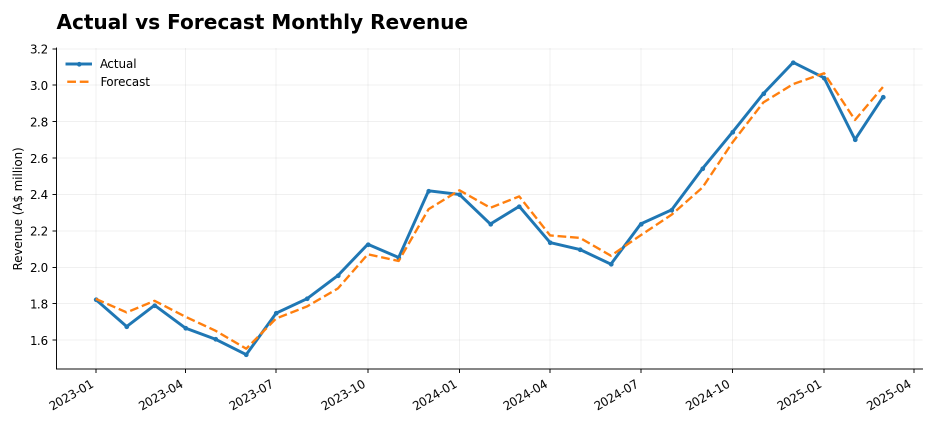
#> input picture XS Espresso Analytics/screenshots/actual_vs_forecast.png, 1870 x 850 px (shown at 1/2 size); its folder holds 7 pictures in this run
$ python build_company_operations_dashboard.py
#> lines starting #> are read from the running program, lines starting #| are printed output that depends on the picture
"""Render a static operations dashboard from the committed portfolio outputs."""
from pathlib import Path

from PIL import Image, ImageDraw, ImageFont, ImageOps

SCREENSHOTS = Path(__file__).resolve().parents[1] / "screenshots"
PAPER = "#fbf7ee"
WHITE = "#fffdf8"
INK = "#19283c"
BLUE = "#24599d"
MUTED = "#465770"
BORDER = "#7699c6"

canvas = Image.new("RGB", (1560, 1100), PAPER)
draw = ImageDraw.Draw(canvas)


def text(x, y, value, size, color=INK, bold=False, anchor="lt"):
    font = ImageFont.truetype("DejaVuSans-Bold.ttf" if bold else "DejaVuSans.ttf", size)
    draw.text((x, y), value, fill=color, font=font, anchor=anchor)


def box(x, y, width, height):
    draw.rounded_rectangle((x, y, x + width, y + height), radius=8, fill=WHITE,
                           outline=BORDER, width=2)


def tile(x, y, title, value, note, symbol, width=357, height=113):
    box(x, y, width, height)
    draw.ellipse((x + 16, y + 23, x + 79, y + 86), fill=BLUE)
    text(x + 47, y + 54, symbol, 25, WHITE, True, "mm")
    text(x + 94, y + 15, title, 16, MUTED, True)
    text(x + 94, y + 43, value, 34, INK, True)
    text(x + 94, y + 85, note, 15, MUTED)


def plot(filename, x, y, width, height):
    with Image.open(SCREENSHOTS / filename) as source:
        chart = ImageOps.contain(source.convert("RGB"), (width, height), Image.Resampling.LANCZOS)
    canvas.paste(chart, (x + (width - chart.width) // 2, y + (height - chart.height) // 2))


def panel(x, y, title):
    box(x, y, 480, 298)
    text(x + 16, y + 13, title, 19, INK, True)


draw.rectangle((38, 35, 103, 43), fill=BLUE)
text(38, 58, "XS ESPRESSO", 28, BLUE, True)
text(38, 99, "OPERATION DASHBOARD", 76, BLUE, True)
text(42, 188, "Network overview  /  Jan 2023–Mar 2025  /  Portfolio dataset", 20, MUTED)

# Rounded values from the committed Power BI revenue dashboard.
for i, metric in enumerate([
    ("NET REVENUE", "A$60.03M", "Network sales", "$"),
    ("GROSS PROFIT", "A$42.11M", "After cost of goods sold", "$"),
    ("OPERATING PROFIT", "A$8.27M", "As reported in Power BI", "↗"),
    ("LABOUR COST RATIO", "≈42%", "Labour cost / net revenue", "%"),
]):
    tile(38 + 375 * i, 231, *metric)

for x, title in [(38, "SALES VS FORECAST"), (540, "HOURLY CUSTOMER DEMAND"),
                 (1042, "MARGIN & COST MIX")]:
    panel(x, 364, title)
plot("actual_vs_forecast.png", 49, 411, 458, 224)
#> in plot, source is the input picture: PIL image 1870x850 RGBA; mean R, G, B, A 248.9, 249.1, 249.1, 255
plot("hour_weekday_heatmap.png", 551, 411, 458, 224)
#> call 2 of plot, with filename = 'hour_weekday_heatmap.png', x = 551, y = 411, width = 458, height = 224
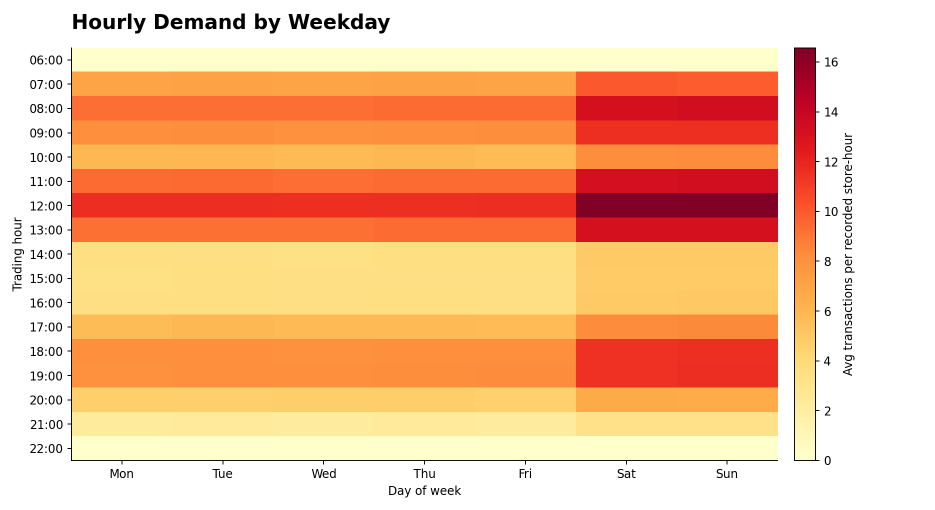
#> input picture XS Espresso Analytics/screenshots/hour_weekday_heatmap.png, 1870 x 1020 px (shown at 1/2 size)
#> in plot, source is the input picture: PIL image 1870x1020 RGBA; mean R, G, B, A 246.3, 190.2, 148.6, 255
#> in plot (call 2), `chart = ImageOps.contain(source.convert("RGB"), (width, height), Image..`:
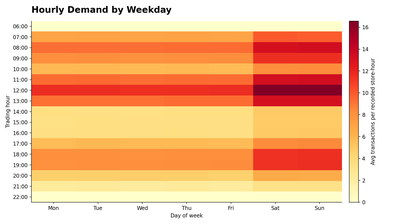
#> chart: PIL image 411x224 RGB; mean R, G, B 246.1, 189.9, 148.4
#> in plot (call 2), `canvas.paste(chart, (x + (width - chart.width) // 2, y + (height - cha..`:
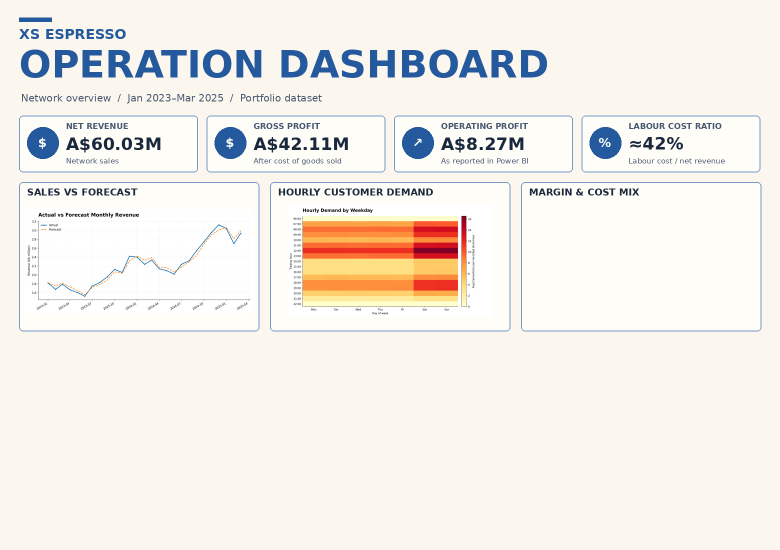
#> canvas: PIL image 1560x1100 RGB (shown at 1/2 size); mean R, G, B 242.1, 238.1, 231.6

# Gross profit and COGS share of net revenue, based on the rounded portfolio KPIs.
draw.pieslice((1064, 428, 1249, 613), -90, 162.54, fill=BLUE)
draw.pieslice((1064, 428, 1249, 613), 162.54, 270, fill="#b9d2ed")
draw.ellipse((1110, 474, 1203, 567), fill=WHITE)
text(1156, 521, "70.1%", 22, INK, True, "mm")
for i, (colour, label, value) in enumerate([
    (BLUE, "Gross margin", "70.1%"),
    ("#b9d2ed", "COGS share", "29.9%"),
]):
    y = 472 + i * 62
    draw.rounded_rectangle((1269, y, 1288, y + 19), radius=2, fill=colour)
    text(1300, y, label, 17, INK, True)
    text(1300, y + 23, value, 16, MUTED)

for x, title in [(38, "STORE SALES & PROFITABILITY"), (540, "WORKFORCE FOLLOW-UP"),
                 (1042, "STOCK & SUPPLIER INVOICES")]:
    panel(x, 680, title)
plot("store_performance_quadrant.png", 49, 723, 458, 239)
#> call 3 of plot, with filename = 'store_performance_quadrant.png', x = 49, y = 723, width = 458, height = 239
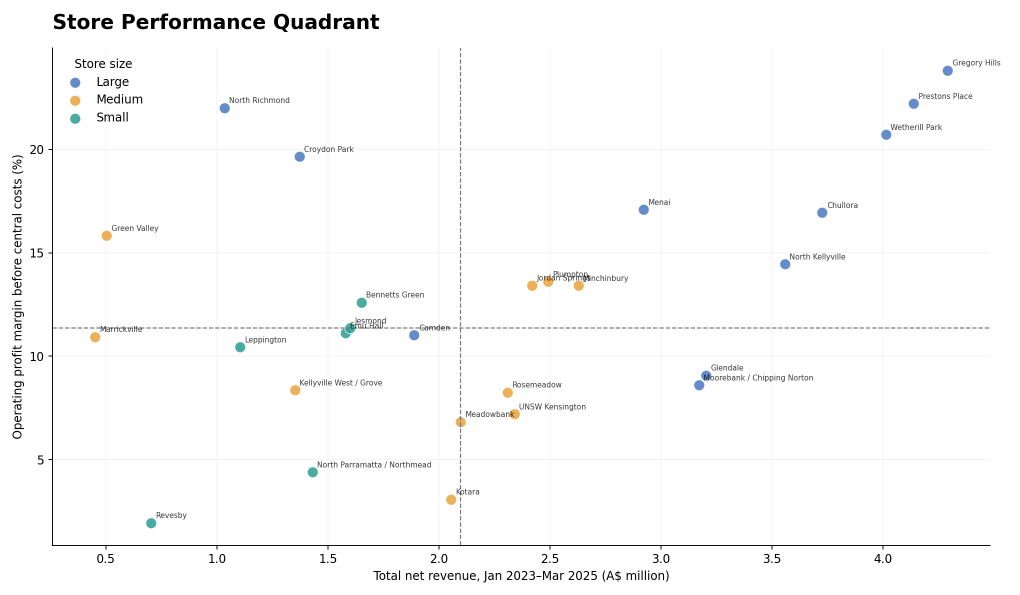
#> input picture XS Espresso Analytics/screenshots/store_performance_quadrant.png, 2040 x 1190 px (shown at 1/2 size)
#> in plot, source is the input picture: PIL image 2040x1190 RGBA; mean R, G, B, A 251, 251, 251, 255
#> in plot (call 3), `chart = ImageOps.contain(source.convert("RGB"), (width, height), Image..`:
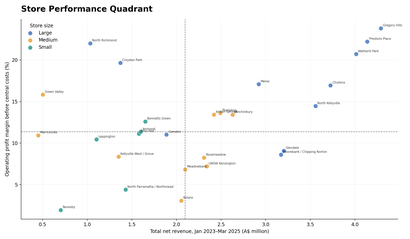
#> chart: PIL image 410x239 RGB; mean R, G, B 250.6, 250.7, 250.6
#> in plot (call 3), `canvas.paste(chart, (x + (width - chart.width) // 2, y + (height - cha..`:
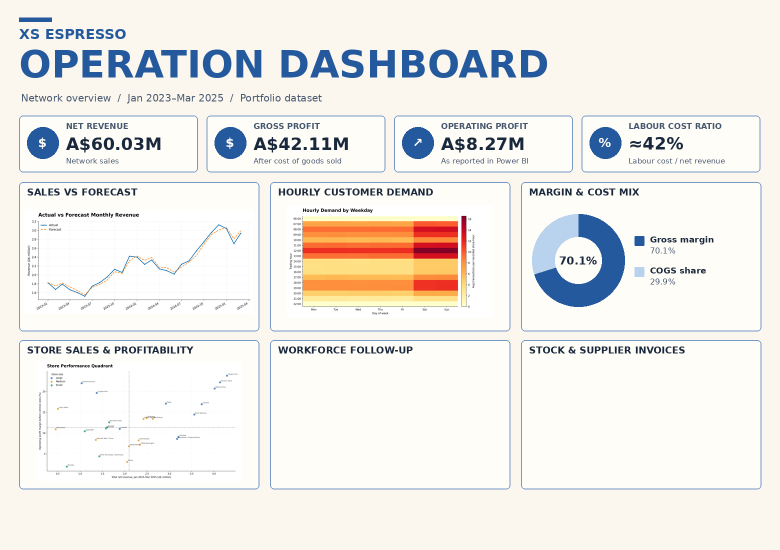
#> canvas: PIL image 1560x1100 RGB (shown at 1/2 size); mean R, G, B 239, 236.4, 232.3

workforce = [
    ("Weekend lunch", "Review shift overlap around peak demand."),
    ("Low-demand hours", "Compare paid hours with transaction volume."),
    ("High-revenue, low-margin stores", "Check labour, occupancy and delivery costs."),
]
for index, (title, detail) in enumerate(workforce):
    y = 730 + index * 73
    text(562, y, title, 18, BLUE, True)
    text(562, y + 29, detail, 16, INK)
    if index < len(workforce) - 1:
        draw.line((562, y + 58, 997, y + 58), fill="#d5e4f4", width=2)

text(1064, 730, "March 2025 · Synthetic invoice demo", 16, MUTED)
for index, (label, value) in enumerate([
    ("Open discrepancies", "5"),
    ("Open variance", "A$1,186"),
    ("Open more than 7 days", "1"),
]):
    y = 768 + index * 43
    draw.rectangle((1064, y - 5, 1499, y + 29), fill=PAPER if index % 2 == 0 else WHITE)
    text(1074, y, label, 17)
    text(1488, y, value, 18, BLUE, True, "rt")
text(1064, 918, "Follow up with supervisors and suppliers.", 16, INK)
text(1064, 944, "Escalate unresolved items to the General Manager.", 15, INK)

box(38, 997, 1484, 67)
for i, (title, value) in enumerate([
    ("GROSS MARGIN", "70.1%"),
    ("TRADING DATA THROUGH", "MAR 2025"),
    ("INVOICE FOLLOW-UP", "1 AGED ITEM"),
]):
    x = 62 + 495 * i
    text(x, 1011, title, 13, MUTED, True)
    text(x, 1033, value, 21, BLUE, True)
    if i < 2:
        draw.line((x + 457, 1010, x + 457, 1052), fill=BORDER, width=2)

canvas.quantize(colors=160).save(SCREENSHOTS / "company_operations_dashboard.png", optimize=True)
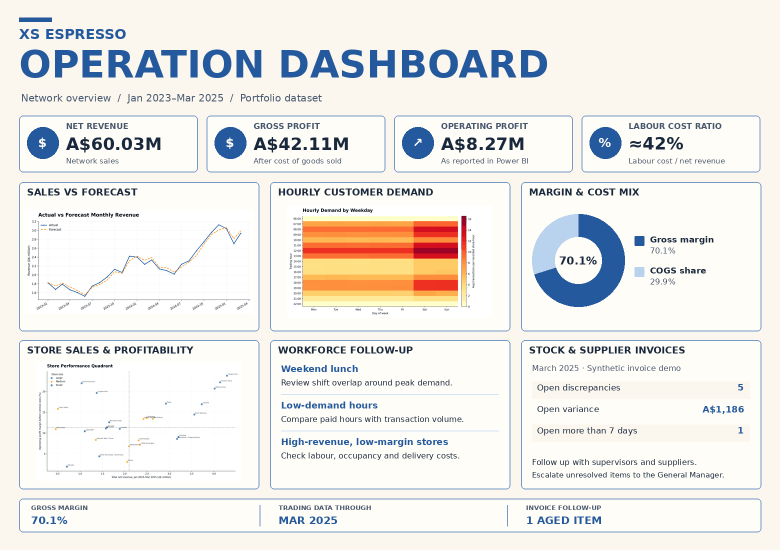
#> saved as company_operations_dashboard.png: PIL image 1560x1100 P (shown at 1/2 size); mean R, G, B 236.6, 234.6, 231.3
